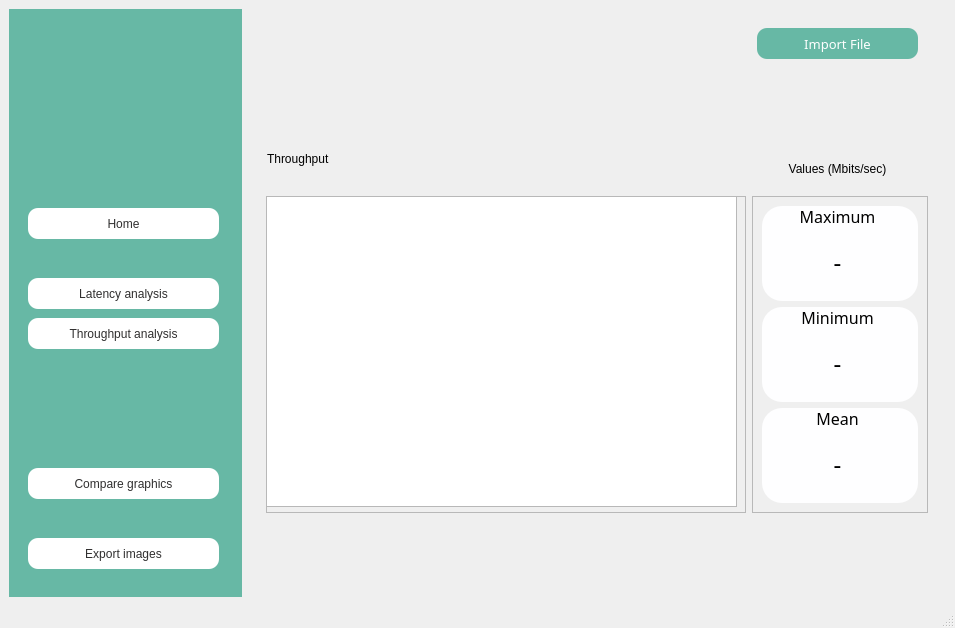
<?xml version="1.0" encoding="UTF-8"?>
<ui version="4.0">
 <class>MainWindow</class>
 <widget class="QMainWindow" name="MainWindow">
  <property name="geometry">
   <rect>
    <x>0</x>
    <y>0</y>
    <width>955</width>
    <height>628</height>
   </rect>
  </property>
  <property name="windowTitle">
   <string>MainWindow</string>
  </property>
  <widget class="QWidget" name="centralwidget">
   <property name="styleSheet">
    <string notr="true">#leftmenu{
	background-color: #67b8a5;

}

#frame_max, #frame_jitter, #frame_min, #frame_mean{
	background-color: #fefeff; 
	border-radius: 20px;
	border: #67b8a5;
 	box-shadow: 5px 5px 10px 5px #67b8a5;

}

#button_importfile{
	background-color: #67b8a5;
	color: #fff;
	border-radius: 10px;
}


#button_home{
	background-color: #fff;
	color: #302f2f;
	border-radius: 10px;
}


#button_latencyanalysis{
	background-color: #fff;
	color: #302f2f;
	border-radius: 10px;
}

#button_comparegraphics{
	background-color: #fff;
	color: #302f2f;
	border-radius: 10px;
}

#button_throughputanalysis{
	background-color: #fff;
	color: #302f2f;
	border-radius: 10px;
}

#button_export{
	background-color: #fff;
	color: #302f2f;
	border-radius: 10px;
}

#button_jitterchart{
	background-color: #67b8a5;
	color: #fff;
	border-radius: 10px;
}
</string>
   </property>
   <layout class="QHBoxLayout" name="horizontalLayout">
    <item>
     <widget class="QWidget" name="leftmenu" native="true">
      <property name="enabled">
       <bool>true</bool>
      </property>
      <property name="styleSheet">
       <string notr="true"/>
      </property>
      <layout class="QVBoxLayout" name="verticalLayout_2">
       <item>
        <widget class="QWidget" name="leftmenu_title" native="true">
         <property name="minimumSize">
          <size>
           <width>0</width>
           <height>0</height>
          </size>
         </property>
         <property name="styleSheet">
          <string notr="true"/>
         </property>
         <widget class="QLabel" name="Q5GA">
          <property name="geometry">
           <rect>
            <x>0</x>
            <y>30</y>
            <width>211</width>
            <height>101</height>
           </rect>
          </property>
          <property name="text">
           <string/>
          </property>
          <property name="pixmap">
           <pixmap resource="resources.qrc">:/logo/Q5GA_100.png</pixmap>
          </property>
          <property name="scaledContents">
           <bool>true</bool>
          </property>
         </widget>
        </widget>
       </item>
       <item>
        <widget class="QWidget" name="leftmenu_buttons" native="true">
         <property name="minimumSize">
          <size>
           <width>0</width>
           <height>400</height>
          </size>
         </property>
         <widget class="QPushButton" name="button_latencyanalysis">
          <property name="geometry">
           <rect>
            <x>10</x>
            <y>90</y>
            <width>191</width>
            <height>31</height>
           </rect>
          </property>
          <property name="cursor">
           <cursorShape>PointingHandCursor</cursorShape>
          </property>
          <property name="styleSheet">
           <string notr="true">font: 10pt &quot;Frutiger LT Com 55 Roman&quot;;</string>
          </property>
          <property name="text">
           <string>Latency analysis</string>
          </property>
          <property name="icon">
           <iconset resource="resources.qrc">
            <normaloff>:/icons_brown/Brown Icons/activity.svg</normaloff>:/icons_brown/Brown Icons/activity.svg</iconset>
          </property>
         </widget>
         <widget class="QPushButton" name="button_throughputanalysis">
          <property name="geometry">
           <rect>
            <x>10</x>
            <y>130</y>
            <width>191</width>
            <height>31</height>
           </rect>
          </property>
          <property name="cursor">
           <cursorShape>PointingHandCursor</cursorShape>
          </property>
          <property name="styleSheet">
           <string notr="true">font: 10pt &quot;Frutiger LT Com 55 Roman&quot;;
</string>
          </property>
          <property name="text">
           <string>Throughput analysis</string>
          </property>
          <property name="icon">
           <iconset resource="resources.qrc">
            <normaloff>:/icons_brown/Brown Icons/activity.svg</normaloff>:/icons_brown/Brown Icons/activity.svg</iconset>
          </property>
         </widget>
         <widget class="QPushButton" name="button_comparegraphics">
          <property name="geometry">
           <rect>
            <x>10</x>
            <y>280</y>
            <width>191</width>
            <height>31</height>
           </rect>
          </property>
          <property name="cursor">
           <cursorShape>PointingHandCursor</cursorShape>
          </property>
          <property name="styleSheet">
           <string notr="true">font: 10pt &quot;Frutiger LT Com 55 Roman&quot;;
</string>
          </property>
          <property name="text">
           <string>Compare graphics</string>
          </property>
          <property name="icon">
           <iconset resource="resources.qrc">
            <normaloff>:/icons_brown/Brown Icons/bar-chart-2.svg</normaloff>:/icons_brown/Brown Icons/bar-chart-2.svg</iconset>
          </property>
         </widget>
         <widget class="QPushButton" name="button_home">
          <property name="geometry">
           <rect>
            <x>10</x>
            <y>20</y>
            <width>191</width>
            <height>31</height>
           </rect>
          </property>
          <property name="cursor">
           <cursorShape>PointingHandCursor</cursorShape>
          </property>
          <property name="styleSheet">
           <string notr="true">font: 10pt &quot;Frutiger LT Com 55 Roman&quot;;</string>
          </property>
          <property name="text">
           <string>Home</string>
          </property>
          <property name="icon">
           <iconset resource="resources.qrc">
            <normaloff>:/icons_brown/Brown Icons/home.svg</normaloff>:/icons_brown/Brown Icons/home.svg</iconset>
          </property>
         </widget>
         <widget class="QPushButton" name="button_export">
          <property name="geometry">
           <rect>
            <x>10</x>
            <y>350</y>
            <width>191</width>
            <height>31</height>
           </rect>
          </property>
          <property name="cursor">
           <cursorShape>PointingHandCursor</cursorShape>
          </property>
          <property name="styleSheet">
           <string notr="true">font: 10pt &quot;Frutiger LT Com 55 Roman&quot;;
</string>
          </property>
          <property name="text">
           <string>Export images</string>
          </property>
          <property name="icon">
           <iconset resource="resources.qrc">
            <normaloff>:/icons_brown/Brown Icons/save.svg</normaloff>:/icons_brown/Brown Icons/save.svg</iconset>
          </property>
         </widget>
        </widget>
       </item>
      </layout>
     </widget>
    </item>
    <item>
     <widget class="QWidget" name="mainbody" native="true">
      <layout class="QVBoxLayout" name="verticalLayout">
       <item>
        <widget class="QWidget" name="headerframe" native="true">
         <property name="minimumSize">
          <size>
           <width>680</width>
           <height>20</height>
          </size>
         </property>
         <widget class="QLabel" name="label">
          <property name="geometry">
           <rect>
            <x>10</x>
            <y>120</y>
            <width>311</width>
            <height>41</height>
           </rect>
          </property>
          <property name="styleSheet">
           <string notr="true">font: 25pt &quot;Frutiger LT Com 55 Roman&quot;;
</string>
          </property>
          <property name="text">
           <string>Throughput</string>
          </property>
         </widget>
         <widget class="QLabel" name="label_throughput_values">
          <property name="geometry">
           <rect>
            <x>490</x>
            <y>140</y>
            <width>181</width>
            <height>21</height>
           </rect>
          </property>
          <property name="styleSheet">
           <string notr="true">font: 15pt &quot;Frutiger LT Com 55 Roman&quot;;
</string>
          </property>
          <property name="text">
           <string>Values (Mbits/sec)</string>
          </property>
          <property name="alignment">
           <set>Qt::AlignCenter</set>
          </property>
         </widget>
         <widget class="QPushButton" name="button_importfile">
          <property name="geometry">
           <rect>
            <x>500</x>
            <y>10</y>
            <width>161</width>
            <height>31</height>
           </rect>
          </property>
          <property name="font">
           <font>
            <family>Frutiger LT Com 55 Roman</family>
            <pointsize>10</pointsize>
            <weight>50</weight>
            <italic>false</italic>
            <bold>false</bold>
           </font>
          </property>
          <property name="cursor">
           <cursorShape>PointingHandCursor</cursorShape>
          </property>
          <property name="autoFillBackground">
           <bool>false</bool>
          </property>
          <property name="styleSheet">
           <string notr="true">font: 10pt &quot;Frutiger LT Com 55 Roman&quot;;
</string>
          </property>
          <property name="text">
           <string>Import File</string>
          </property>
          <property name="icon">
           <iconset resource="resources.qrc">
            <normaloff>:/icons_white/White Icons/arrow-down-circle.svg</normaloff>:/icons_white/White Icons/arrow-down-circle.svg</iconset>
          </property>
          <property name="autoDefault">
           <bool>false</bool>
          </property>
          <property name="default">
           <bool>false</bool>
          </property>
          <property name="flat">
           <bool>false</bool>
          </property>
         </widget>
        </widget>
       </item>
       <item>
        <widget class="QWidget" name="middleframe" native="true">
         <property name="minimumSize">
          <size>
           <width>0</width>
           <height>335</height>
          </size>
         </property>
         <layout class="QHBoxLayout" name="horizontalLayout_2">
          <item>
           <widget class="QFrame" name="frame_2">
            <property name="minimumSize">
             <size>
              <width>480</width>
              <height>0</height>
             </size>
            </property>
            <property name="frameShape">
             <enum>QFrame::StyledPanel</enum>
            </property>
            <property name="frameShadow">
             <enum>QFrame::Raised</enum>
            </property>
            <widget class="QGraphicsView" name="graphicsView">
             <property name="geometry">
              <rect>
               <x>0</x>
               <y>0</y>
               <width>471</width>
               <height>311</height>
              </rect>
             </property>
             <property name="dragMode">
              <enum>QGraphicsView::NoDrag</enum>
             </property>
            </widget>
           </widget>
          </item>
          <item>
           <widget class="QFrame" name="frame">
            <property name="frameShape">
             <enum>QFrame::StyledPanel</enum>
            </property>
            <property name="frameShadow">
             <enum>QFrame::Raised</enum>
            </property>
            <layout class="QVBoxLayout" name="verticalLayout_3">
             <item>
              <widget class="QFrame" name="frame_max">
               <property name="frameShape">
                <enum>QFrame::StyledPanel</enum>
               </property>
               <property name="frameShadow">
                <enum>QFrame::Raised</enum>
               </property>
               <widget class="QLabel" name="label_max">
                <property name="geometry">
                 <rect>
                  <x>0</x>
                  <y>0</y>
                  <width>151</width>
                  <height>20</height>
                 </rect>
                </property>
                <property name="font">
                 <font>
                  <family>Frutiger LT Com 55 Roman</family>
                  <pointsize>12</pointsize>
                 </font>
                </property>
                <property name="text">
                 <string>Maximum</string>
                </property>
                <property name="alignment">
                 <set>Qt::AlignCenter</set>
                </property>
               </widget>
               <widget class="QLabel" name="value_max">
                <property name="geometry">
                 <rect>
                  <x>0</x>
                  <y>40</y>
                  <width>151</width>
                  <height>31</height>
                 </rect>
                </property>
                <property name="font">
                 <font>
                  <family>Frutiger LT Com 55 Roman</family>
                  <pointsize>18</pointsize>
                  <weight>50</weight>
                  <bold>false</bold>
                 </font>
                </property>
                <property name="text">
                 <string>-</string>
                </property>
                <property name="alignment">
                 <set>Qt::AlignCenter</set>
                </property>
               </widget>
              </widget>
             </item>
             <item>
              <widget class="QFrame" name="frame_min">
               <property name="frameShape">
                <enum>QFrame::StyledPanel</enum>
               </property>
               <property name="frameShadow">
                <enum>QFrame::Raised</enum>
               </property>
               <widget class="QLabel" name="label_min">
                <property name="geometry">
                 <rect>
                  <x>0</x>
                  <y>0</y>
                  <width>151</width>
                  <height>20</height>
                 </rect>
                </property>
                <property name="font">
                 <font>
                  <family>Frutiger LT Com 55 Roman</family>
                  <pointsize>12</pointsize>
                 </font>
                </property>
                <property name="text">
                 <string>Minimum</string>
                </property>
                <property name="alignment">
                 <set>Qt::AlignCenter</set>
                </property>
               </widget>
               <widget class="QLabel" name="value_min">
                <property name="geometry">
                 <rect>
                  <x>0</x>
                  <y>40</y>
                  <width>151</width>
                  <height>31</height>
                 </rect>
                </property>
                <property name="font">
                 <font>
                  <family>Frutiger LT Com 55 Roman</family>
                  <pointsize>18</pointsize>
                  <weight>50</weight>
                  <bold>false</bold>
                 </font>
                </property>
                <property name="text">
                 <string>-</string>
                </property>
                <property name="alignment">
                 <set>Qt::AlignCenter</set>
                </property>
               </widget>
              </widget>
             </item>
             <item>
              <widget class="QFrame" name="frame_mean">
               <property name="frameShape">
                <enum>QFrame::StyledPanel</enum>
               </property>
               <property name="frameShadow">
                <enum>QFrame::Raised</enum>
               </property>
               <widget class="QLabel" name="label_mean">
                <property name="geometry">
                 <rect>
                  <x>0</x>
                  <y>0</y>
                  <width>151</width>
                  <height>20</height>
                 </rect>
                </property>
                <property name="font">
                 <font>
                  <family>Frutiger LT Com 55 Roman</family>
                  <pointsize>12</pointsize>
                 </font>
                </property>
                <property name="text">
                 <string>Mean</string>
                </property>
                <property name="alignment">
                 <set>Qt::AlignCenter</set>
                </property>
               </widget>
               <widget class="QLabel" name="value_mean">
                <property name="geometry">
                 <rect>
                  <x>0</x>
                  <y>40</y>
                  <width>151</width>
                  <height>31</height>
                 </rect>
                </property>
                <property name="font">
                 <font>
                  <family>Frutiger LT Com 55 Roman</family>
                  <pointsize>18</pointsize>
                  <weight>50</weight>
                  <bold>false</bold>
                 </font>
                </property>
                <property name="text">
                 <string>-</string>
                </property>
                <property name="alignment">
                 <set>Qt::AlignCenter</set>
                </property>
               </widget>
              </widget>
             </item>
            </layout>
           </widget>
          </item>
         </layout>
        </widget>
       </item>
       <item>
        <widget class="QWidget" name="bottomframe" native="true">
         <property name="minimumSize">
          <size>
           <width>0</width>
           <height>0</height>
          </size>
         </property>
         <property name="maximumSize">
          <size>
           <width>16777215</width>
           <height>60</height>
          </size>
         </property>
        </widget>
       </item>
      </layout>
     </widget>
    </item>
   </layout>
  </widget>
  <widget class="QStatusBar" name="statusbar"/>
 </widget>
 <resources>
  <include location="resources.qrc"/>
 </resources>
 <connections/>
</ui>
